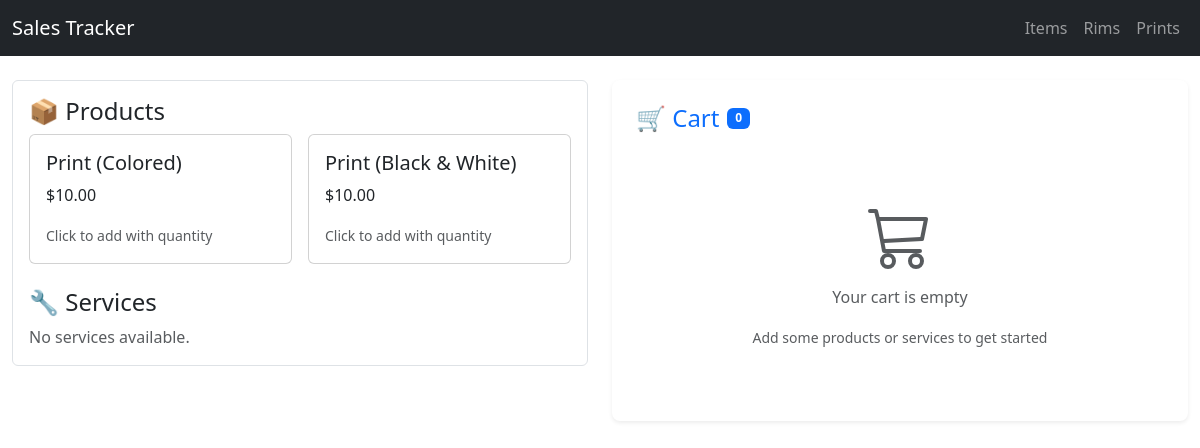
Before: /sales/ with the older database file.
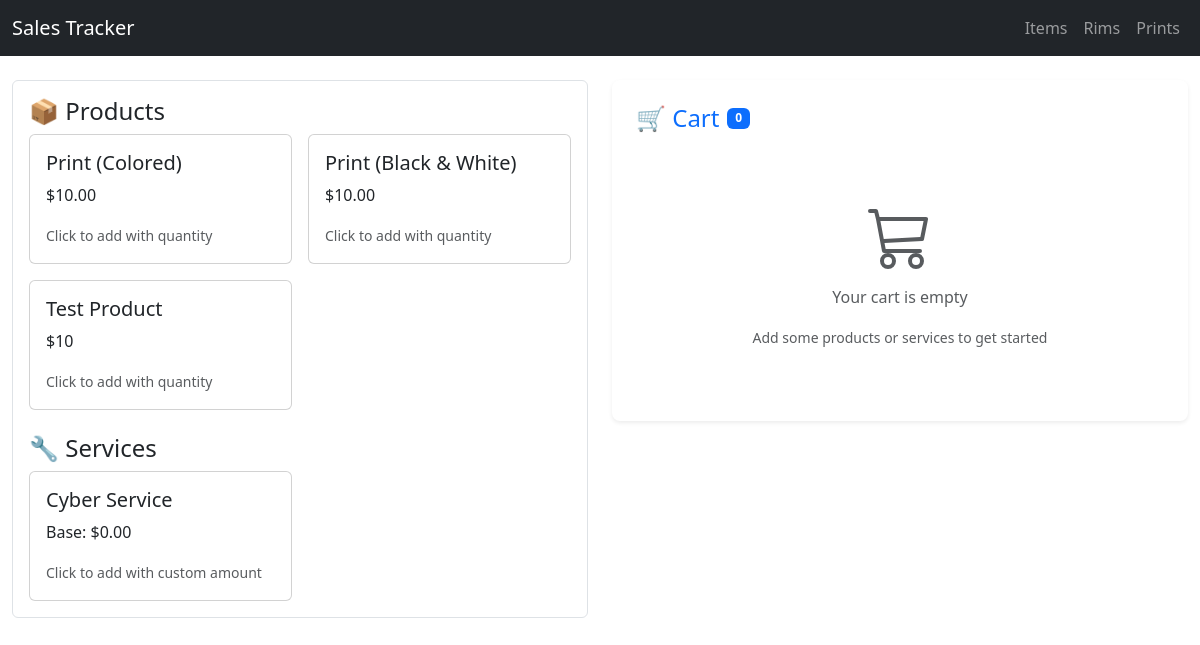
After: the same page with the newer database file.
### main/models.py (models this page shows, shortened)
class Item(models.Model):
    CHOICES = [
        ('product', 'Product'),
        ('service', 'Service'),
    ]
    name = models.CharField(max_length=100)
    category = models.CharField(max_length=100, choices=CHOICES, blank=True, null=True)
    unit = models.CharField(max_length=50, blank=True, null=True) # e.g., "pcs", "kg"
    price = models.IntegerField(blank=True, null=True)
    description = models.TextField(blank=True, null=True)

### sales/views.py (the view)
# urls.py: path('', views.dashboard, name="dashboard"),
def dashboard(request):
    products = Item.objects.filter(category='product')
    services = Item.objects.filter(category='service')
    context = {
        'products': products,
        'services': services,
    }
    return render(request, 'dashboard.html',context)

### sales/templates/dashboard.html (shortened to what the changed rows need)
{% load static %}
<!DOCTYPE html>
<html lang="en">
<head>
    <link href="https://cdn.jsdelivr.net/npm/bootstrap@5.3.2/dist/css/bootstrap.min.css" rel="stylesheet">
</head>
<body>
    <div class="container-fluid mt-4">
        <div class="row">
            <div class="col-md-6">
                <div class="container border p-3 rounded">
                    <div class="row row-cols-1 row-cols-md-2 g-3">
                        {% for product in products %}
                        <div class="col">
                            <div class="card h-100 product-card" data-id="{{ product.id }}"
                                data-name="{{ product.name }}" data-price="{{ product.price|default:0 }}"
                                data-category="product" style="cursor: pointer;">
                                <div class="card-body">
                                    <h5 class="card-title">{{ product.name }}</h5>
                                    <p class="card-text">${{ product.price|default:"10.00" }}</p>
                                    <small class="text-muted">Click to add with quantity</small>
                                </div>
                            </div>
                        </div>
                        {% empty %}
                        <div class="text-muted">No products available.</div>
                        {% endfor %}
                    </div>
                    <div class="row row-cols-1 row-cols-md-2 g-3">
                        {% for service in services %}
                        <div class="col">
                            <div class="card h-100 service-card" data-id="{{ service.id }}"
                                data-name="{{ service.name }}" data-price="{{ service.price|default:0 }}"
                                data-category="service" style="cursor: pointer;">
                                <div class="card-body">
                                    <h5 class="card-title">{{ service.name }}</h5>
                                    <p class="card-text">Base: ${{ service.price|default:"0.00" }}</p>
                                    <small class="text-muted">Click to add with custom amount</small>
                                </div>
                            </div>
                        </div>
                        {% empty %}
                        <div class="text-muted">No services available.</div>
                        {% endfor %}
                    </div>
                </div>
            </div>
        </div>
    </div>
</body>
</html>

Changed rows visible on the page:
added Item: name "Test Product", price "10", shown under "📦 Products"
added Item: name "Cyber Service", price "0.00", shown under "🔧 Services"
Other visible differences:
text no longer shown: "No services available."
